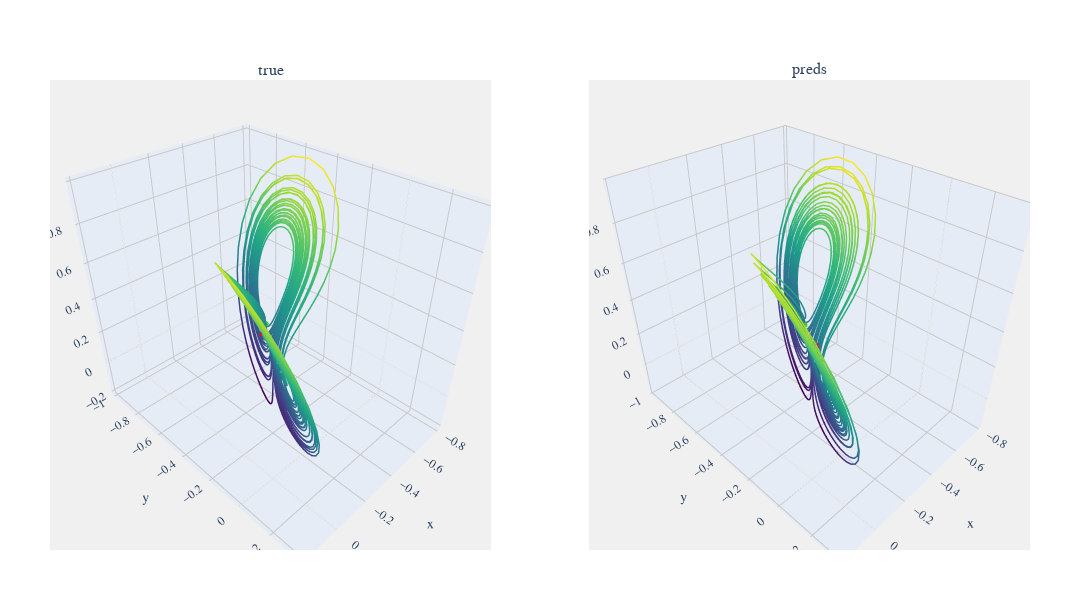

Source (notebook cell):
### Markdown cell above
## Other Parameters

### Code cell
select = 104
print(f"Parameters {select} {data[select]['parameters']}, RMSE = {data[select]['metrics']['RMSE']}")
viz.compare_plot(datasets=[data[select]['true_value'], data[select]['predictions']], titles=["true","preds"])

### Figure 1 — Plotly figure (JSON) as saved in the notebook; plotly's stock layout.template omitted (floating-point values rounded to 4 significant figures; data arrays with more than 128 entries replaced by an {"elided": "..."} marker saying what was removed)
{"data": [{"hoverinfo": "x+y+z", "line": {"color": {"elided": "2500 float values"}, "colorscale": [[0, "#440154"], [0.1111, "#482878"], [0.2222, "#3e4989"], [0.3333, "#31688e"], [0.4444, "#26828e"], [0.5556, "#1f9e89"], [0.6667, "#35b779"], [0.7778, "#6ece58"], [0.8889, "#b5de2b"], [1, "#fde725"]], "width": 3}, "mode": "lines", "name": "Dataset 1", "scene": "scene", "type": "scatter3d", "x": {"elided": "2500 float values"}, "y": {"elided": "2500 float values"}, "z": {"elided": "2500 float values"}}, {"hoverinfo": "none", "marker": {"color": "limegreen", "size": 2}, "mode": "markers", "name": "Start", "scene": "scene", "showlegend": false, "type": "scatter3d", "x": [-0.3608], "y": [-0.4117], "z": [0.2703]}, {"hoverinfo": "none", "marker": {"color": "crimson", "size": 2}, "mode": "markers", "name": "End", "scene": "scene", "showlegend": false, "type": "scatter3d", "x": [0.009835], "y": [-0.05223], "z": [0.5999]}, {"hoverinfo": "x+y+z", "line": {"color": {"elided": "2500 float values"}, "colorscale": [[0, "#440154"], [0.1111, "#482878"], [0.2222, "#3e4989"], [0.3333, "#31688e"], [0.4444, "#26828e"], [0.5556, "#1f9e89"], [0.6667, "#35b779"], [0.7778, "#6ece58"], [0.8889, "#b5de2b"], [1, "#fde725"]], "width": 3}, "mode": "lines", "name": "Dataset 2", "scene": "scene2", "type": "scatter3d", "x": {"elided": "2500 float values"}, "y": {"elided": "2500 float values"}, "z": {"elided": "2500 float values"}}, {"hoverinfo": "none", "marker": {"color": "limegreen", "size": 2}, "mode": "markers", "name": "Start", "scene": "scene2", "showlegend": false, "type": "scatter3d", "x": [-0.3605], "y": [-0.4117], "z": [0.272]}, {"hoverinfo": "none", "marker": {"color": "crimson", "size": 2}, "mode": "markers", "name": "End", "scene": "scene2", "showlegend": false, "type": "scatter3d", "x": [-0.2696], "y": [-0.2265], "z": [0.298]}], "layout": {"annotations": [{"font": {"size": 16}, "showarrow": false, "text": "true", "x": 0.225, "xanchor": "center", "xref": "paper", "y": 1, "yanchor": "bottom", "yref": "paper"}, {"font": {"size": 16}, "showarrow": false, "text": "preds", "x": 0.775, "xanchor": "center", "xref": "paper", "y": 1, "yanchor": "bottom", "yref": "paper"}], "font": {"family": "Arial", "size": 12}, "height": 600, "margin": {"b": 50, "l": 50, "r": 50, "t": 80}, "paper_bgcolor": "white", "plot_bgcolor": "rgb(240, 240, 240)", "scene": {"aspectmode": "data", "bgcolor": "rgb(240, 240, 240)", "domain": {"x": [0, 0.45], "y": [0, 1]}, "xaxis": {"gridcolor": "rgb(200, 200, 200)", "showbackground": true}, "yaxis": {"gridcolor": "rgb(200, 200, 200)", "showbackground": true}, "zaxis": {"gridcolor": "rgb(200, 200, 200)", "showbackground": true}}, "scene2": {"aspectmode": "data", "bgcolor": "rgb(240, 240, 240)", "domain": {"x": [0.55, 1], "y": [0, 1]}, "xaxis": {"gridcolor": "rgb(200, 200, 200)", "showbackground": true}, "yaxis": {"gridcolor": "rgb(200, 200, 200)", "showbackground": true}, "zaxis": {"gridcolor": "rgb(200, 200, 200)", "showbackground": true}}, "showlegend": false, "width": 1080}}
